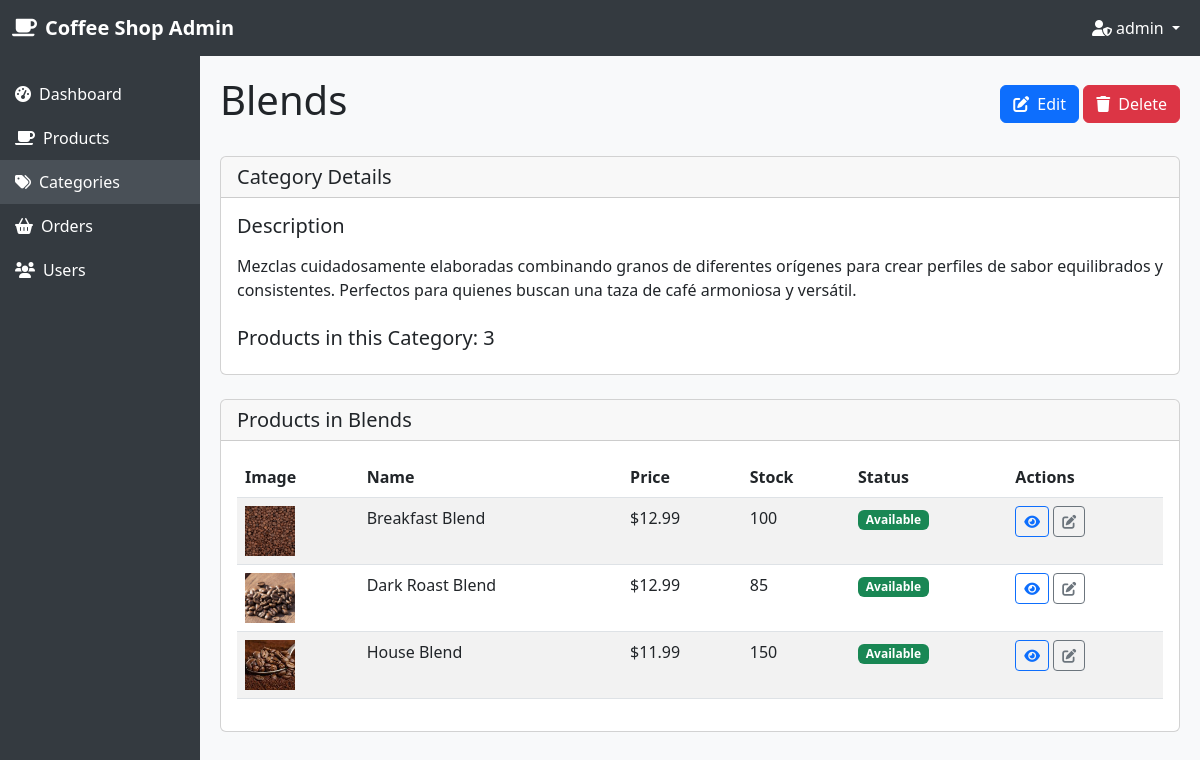
/admin-dashboard/categories/5/ (signed in), run on an earlier commit of the app's database.
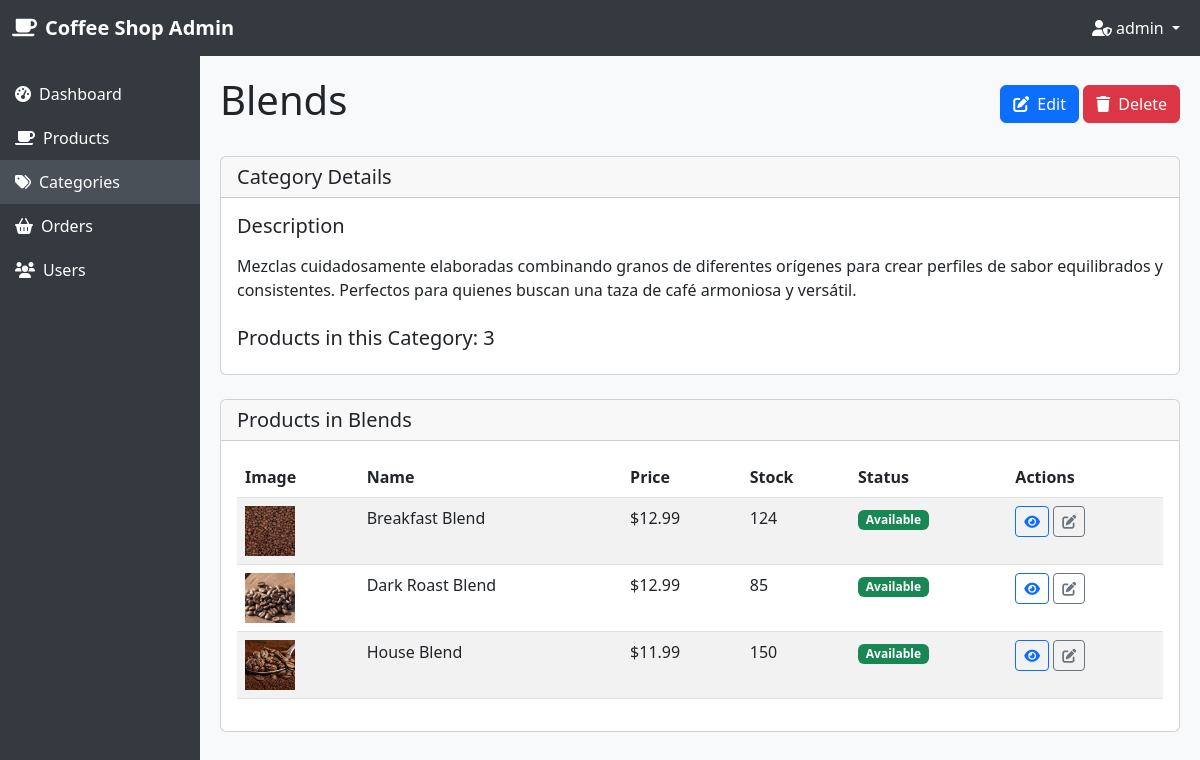
And on a later commit of the database.
### store/models.py (models this page shows, shortened)
class Product(models.Model):
    ROAST_CHOICES = [
        ('light', 'Light Roast'),
        ('medium', 'Medium Roast'),
        ('dark', 'Dark Roast'),
        ('espresso', 'Espresso Roast'),
    ]
    FORMAT_CHOICES = [
        ('whole_bean', 'Whole Bean'),
        ('ground', 'Ground'),
        ('capsule', 'Capsules'),
    ]
    name = models.CharField(max_length=200)
    category = models.ForeignKey(Category, on_delete=models.CASCADE, related_name='products')
    description = models.TextField()
    price = models.DecimalField(max_digits=6, decimal_places=2)
    stock = models.IntegerField(default=0)
    image = models.ImageField(upload_to='products/', blank=True, null=True)
    roast_level = models.CharField(max_length=20, choices=ROAST_CHOICES)
    origin = models.CharField(max_length=100)  # País o región de origen
    format = models.CharField(max_length=20, choices=FORMAT_CHOICES)
    weight = models.IntegerField(help_text="Weight in grams")
    created_at = models.DateTimeField(auto_now_add=True)
    updated_at = models.DateTimeField(auto_now=True)
    is_available = models.BooleanField(default=True)
    class Meta:
        ordering = ['name']

### store/views.py (the view)
# urls.py: path('admin-dashboard/categories/<int:pk>/', views.category_detail, name="category_detail"),
@user_passes_test(is_admin)
def category_detail(request, pk):
    category = get_object_or_404(Category, pk=pk)
    products = category.products.all()  # Todos los productos de esta categoría
    return render(request, 'store/dashboard/category_detail.html', {
        'category': category,
        'products': products
    })

### store/views.py (called while the page is built)
def is_admin(user):
    return user.is_staff

### store/templates/store/dashboard/category_detail.html (shortened to what this page needs)
{% extends 'store/dashboard/admin_base.html' %}
{% load static %}
{% block content %}
<div class="d-flex justify-content-between align-items-center mb-4">
    <h1>{{ category.name }}</h1>
    <div>
        <a href="{% url 'category_update' category.id %}" class="btn btn-primary">
            <i class="fas fa-edit me-1"></i> Edit
        </a>
        <a href="{% url 'category_delete' category.id %}" class="btn btn-danger">
            <i class="fas fa-trash me-1"></i> Delete
        </a>
    </div>
</div>
<div class="card mb-4">
    <div class="card-header">
        <h5 class="mb-0">Category Details</h5>
    </div>
    <div class="card-body">
        <h5>Description</h5>
        <p>{{ category.description|linebreaks|default:"No description provided." }}</p>
        <h5 class="mt-4">Products in this Category: {{ products.count }}</h5>
    </div>
</div>
{% if products %}
<div class="card">
    <div class="card-header">
        <h5 class="mb-0">Products in {{ category.name }}</h5>
    </div>
    <div class="card-body">
        <div class="table-responsive">
            <table class="table table-striped">
                <thead>
                    <tr>
                        <th>Image</th>
                        <th>Name</th>
                        <th>Price</th>
                        <th>Stock</th>
                        <th>Status</th>
                        <th>Actions</th>
                    </tr>
                </thead>
                <tbody>
                    {% for product in products %}
                        <tr>
                            <td>
                                {% if product.image %}
                                    <img src="{{ product.image.url }}" alt="{{ product.name }}" style="width: 50px; height: 50px; object-fit: cover;">
                                {% else %}
                                    <div class="bg-secondary text-white d-flex align-items-center justify-content-center" style="width: 50px; height: 50px;">
                                        <i class="fas fa-coffee"></i>
                                    </div>
                                {% endif %}
                            </td>
                            <td>{{ product.name }}</td>
                            <td>${{ product.price }}</td>
                            <td>{{ product.stock }}</td>
                            <td>
                                {% if product.is_available %}
                                    <span class="badge bg-success">Available</span>
                                {% else %}
                                    <span class="badge bg-danger">Not Available</span>
                                {% endif %}
                            </td>
                            <td>
                                <a href="{% url 'product_detail' product.id %}" class="btn btn-sm btn-outline-primary">
                                    <i class="fas fa-eye"></i>
                                </a>
                                <a href="{% url 'product_update' product.id %}" class="btn btn-sm btn-outline-secondary">
                                    <i class="fas fa-edit"></i>
                                </a>
                            </td>
                        </tr>
                    {% endfor %}
                </tbody>
            </table>
        </div>
    </div>
</div>
{% endif %}
{% endblock %}

What changed in the data, as far as the page shows it:
changed Product "Breakfast Blend": stock "100" → "124"
